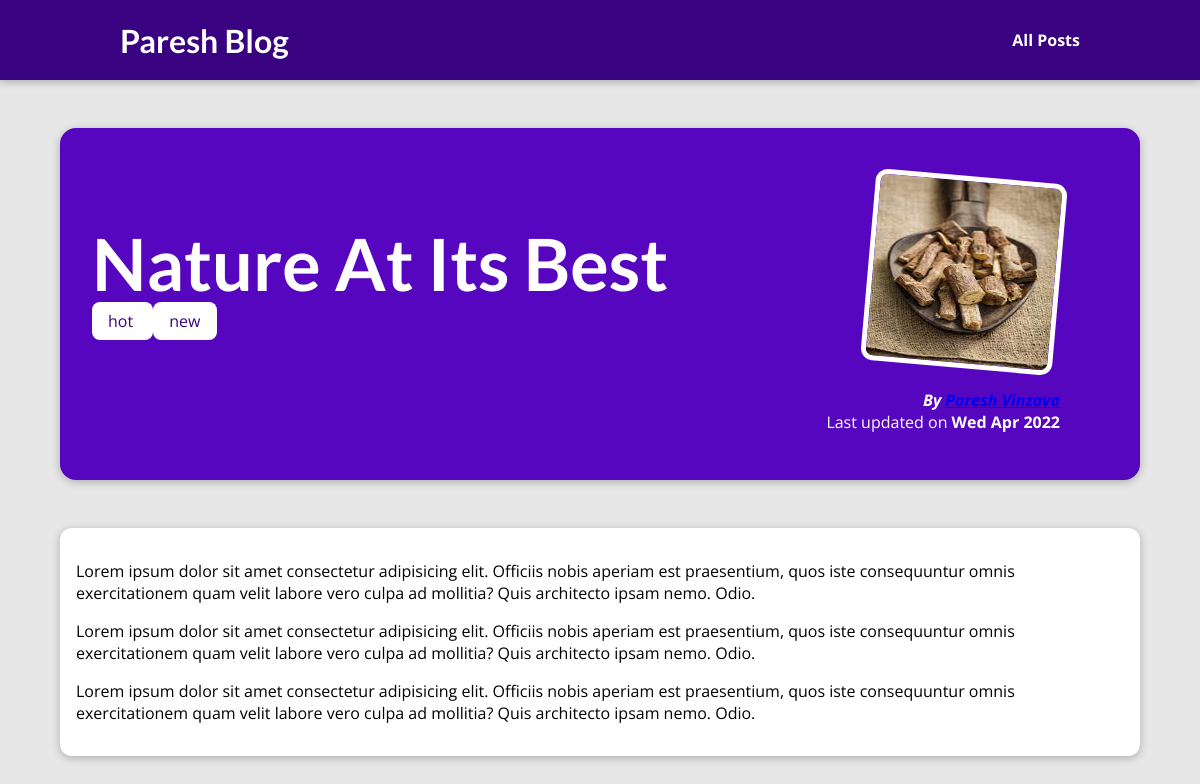
The page /posts/nature-at-its-best on the database its author committed.
### blog/models.py (models this page shows, shortened)
class post(models.Model):
    title = models.CharField(max_length=150)
    excert = models.CharField(max_length=200)
    image_name = models.CharField(max_length=100)
    date = models.DateField(auto_now=True)
    slug = models.SlugField(unique=True, db_index=True)
    content = models.TextField(validators=[MinLengthValidator])
    author = models.ForeignKey(
        Author, on_delete=models.SET_NULL,null=True, related_name = "posts"
    )  # Here i have set the relation one to many and  on_delete seted null means on detetion of author it won't going to affect the post, and for reverse quiery into interactive shell i have given related_name="posts"
    tags = models.ManyToManyField(Tag) # Here i have seted many to many rrlation with the Tag model and POst model

class Tag(models.Model):
    caption = models.CharField(max_length=20)

class Author(models.Model):
    first_name = models.CharField(max_length=100)
    last_name = models.CharField(max_length=100)
    email_address = models.EmailField()
    def full_name(self):
        return f"{self.first_name} {self.last_name}"
    def __str__(self):
        return self.full_name()

### blog/views.py (the view)
# urls.py: path("posts/<slug:slug>",views.post_details, name="post-detail-page" )  #/posts/my-first-post
def post_details(request,slug):  #here it'll take slug parameter
    identified_post = get_object_or_404(post, slug=slug)
    return render(request, "blog/post-details.html" , {
        "post":identified_post,
        "post_tags": identified_post.tags.all()
    })

### blog/templates/blog/post-details.html (shortened to what this page needs)
{% extends 'base.html' %}
{% load static %}
{% block css_files %}
       <link rel="stylesheet" href="{% static "blog/post-detail.css" %}">
{% endblock  %}
{% block content %}
<section id="summary">
    <h2> {{ post.title }} </h2>
    <div>
        {% for tag in post_tags %}
            <span class="tag">  {{ tag.caption }}  </span>
        {% endfor %}
    </div>
    <article>
        <img src="{% static 'blog/images/'|add:post.image_name %}" alt="{{ post.title }}">
        <address>By <a href="mailto:{{ post.author.email_address }}" id = lin > {{ post.author }} </a> </address>
        <div>
            Last updated on  <time> {{ post.date|date:"D M Y" }} </time>
        </div>
    </article>
</section>
<main>
  <p>  {{ post.content|linebreaks }} </p>
</main>
{% endblock %}

### static/app.css (style rules this page uses)
* { box-sizing: border-box; }
html { font-family: 'Open Sans', 'Lato', sans-serif; }
body { margin: 0; }
h1, h2, h3 { font-family: 'Lato', sans-serif; font-weight: bold; }

### blog/static/blog/post-detail.css (style rules this page uses)
body { background-color: #e7e7e7; }
#summary { margin: 8rem auto 3rem auto; padding: 2rem; width: 90%; max-width: 90rem; border-radius: 16px; background-color: #5706c0; position: relative; box-shadow: 0 2px 8px rgba(0, 0, 0, 0.25); height: 22rem; }
#summary h2 { color: white; font-size: 4.5rem; margin-bottom: 0.25rem;; }
#summary article { position: absolute; top: 2rem; right: 3rem; padding: 1rem 2rem; border-radius: 12px; text-align: right; color: white; }
#summary article img { width: 12rem; height: 12rem; border-radius: 12px; transform: rotateZ(5deg); border: 5px solid white; margin-bottom: 1rem; }
#summary address { font-weight: bold; }
#summary time { font-weight: bold; }
main { width: 90%; max-width: 90rem; margin: 3rem auto; background-color: white; padding: 1rem; border-radius: 12px; box-shadow: 0 2px 8px rgba(0, 0, 0, 0.25); }
.tag { background-color: white; color: #390281; padding: 0.5rem 1rem; border-radius: 8px; }

### rows shown on the page
post: title "Nature At Its Best", image_name (picture), author "Paresh Vinzava", date "Wed Apr 2022", content "Lorem ipsum dolor sit amet consectetur adipisicing elit. Officiis nobis aperiam est praesentium, quos iste consequuntur omnis exercitationem quam velit labore vero culpa ad mollitia? Quis architecto ipsam nemo. Odio. Lorem ipsum dolor sit amet consectetur adipisicing elit. Officiis nobis aperiam est praesentium, quos iste consequuntur omnis exercitationem quam velit labore vero culpa ad mollitia? Quis architecto ipsam nemo. Odio. Lorem ipsum dolor sit amet consectetur adipisicing elit. Officiis nobis aperiam est praesentium, quos iste consequuntur omnis exercitationem quam velit labore vero culpa ad mollitia? Quis architecto ipsam nemo. Odio."
Tag: caption "hot"
Tag: caption "new"
